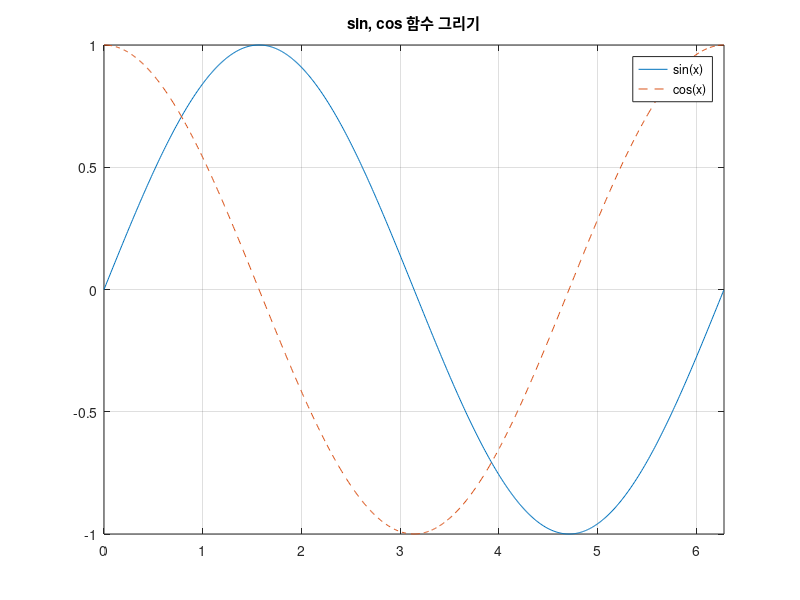

This figure's MATLAB source:
x = 0:0.01:2 * pi;
y1 = sin(x);
y2 = cos(x);

box on;
grid on;
hold on;
plot(x, y1);
plot(x, y2, '--');
axis([0 2 * pi -1 1]);

title('sin, cos 함수 그리기');
legend('sin(x)', 'cos(x)');
